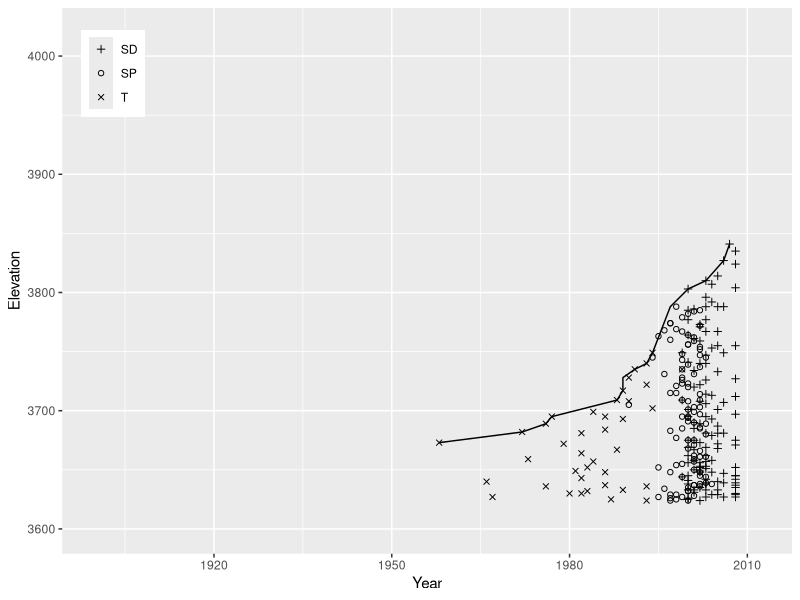
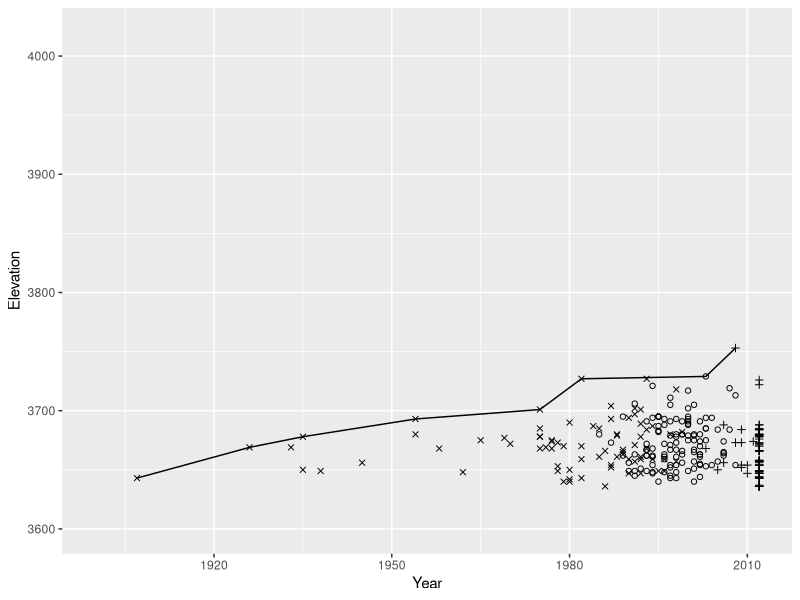
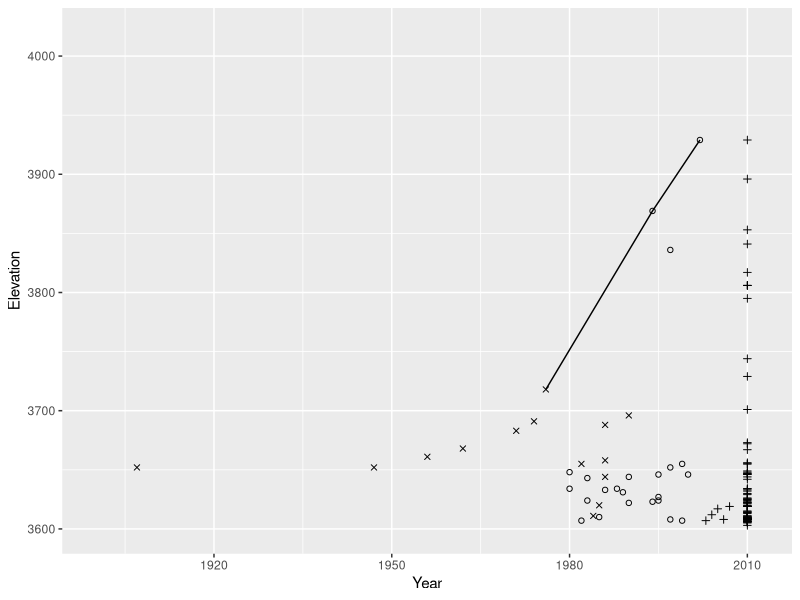
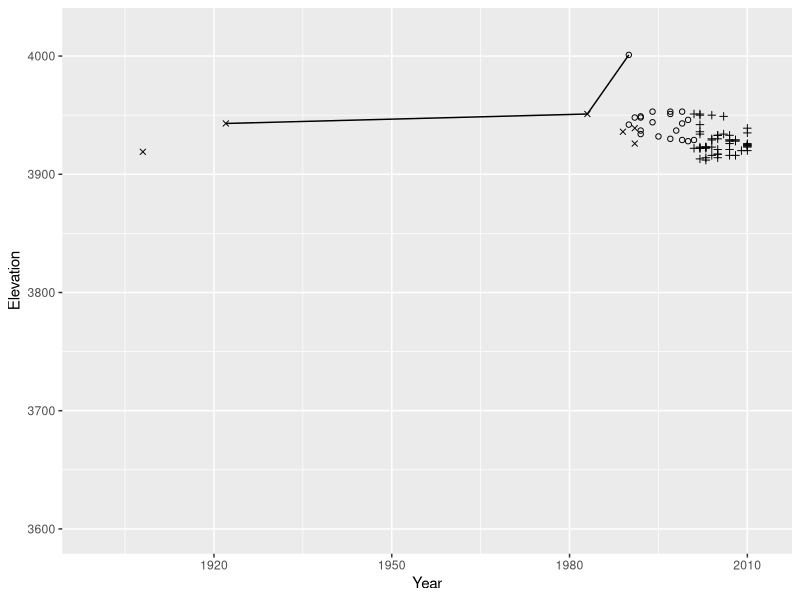
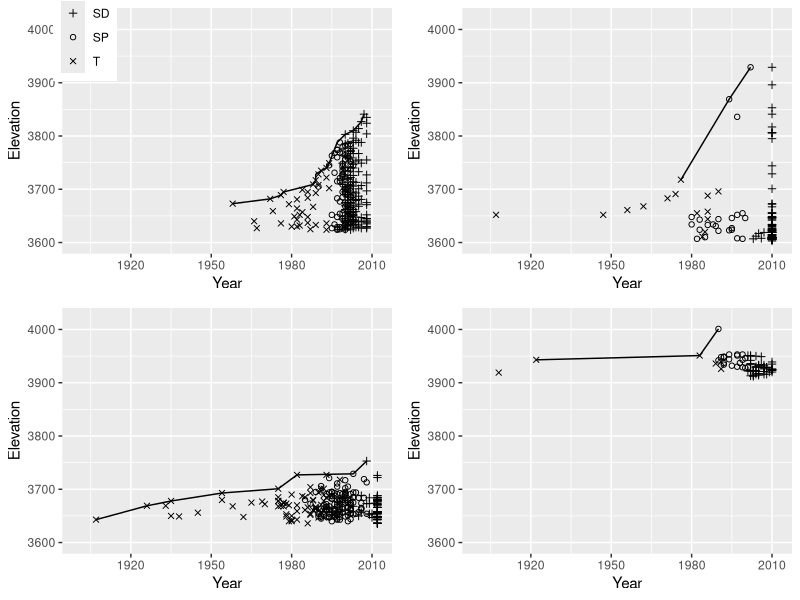

Source code (R) for these figures, in order:
## ---- chunk 1
setwd ("/Users/madanksuwal/Documents/Bio302/AbiesMS/DataFiles")
#### Figure 2. shift after 1900 ####
library(ggplot2)
## ---- chunk 2
mca1.df<-read.csv('mca1.csv', header=T, sep=',')
head(mca1.df)
climb.mca1<-read.table('climb mca1.csv',header=T,sep=',')
## ---- chunk 3
#### MCA1 plot ####
p1<- ggplot(climb.mca1, aes(year, elev1), xlim=c(1900, 2012))+
  scale_x_continuous(limits = c(1900, 2012))+
  scale_y_continuous(limits = c(3600, 4020))+
  geom_line(aes (year, elev1), climb.mca1, show.legend = FALSE)+
  geom_point(data=mca1.df,aes( year, elev, group=type, shape=as.factor(type)))+
  labs(x="Year", y="Elevation")+
  scale_shape_manual(values=c("SD"=3,"SP"=1,"T"=4)) +
  theme(legend.position = c(0.07, 0.88), legend.title=element_blank() )
print(p1)
## ---- chunk 4
#### MCA -2  plot ####
mca2.df<-read.csv('mca2.csv', header=T, sep=',')
mca2.df<- na.omit(mca2.df)
climb.mca2<-read.csv('climb mca2.csv',header=T,sep=',')
climb.mca2<- na.omit(climb.mca2)
p2<- ggplot(climb.mca2, aes(year, elev1))+
  geom_line(aes (year, elev1), climb.mca2, show.legend = FALSE)+
  scale_x_continuous(limits = c(1900, 2012))+
  scale_y_continuous(limits = c(3600, 4020))+
  geom_point(data=mca2.df,aes( year, elev, group=type, shape=as.factor(type)))+
  labs(x="Year", y="Elevation")+
  scale_shape_manual(values=c("seedling"=3,"sapling"=1,"tree"=4)) +
  theme(legend.position="none")
  #theme(legend.position = c(0.07, 0.85), legend.title=element_blank() )
print(p2)
## ---- chunk 5
#### MCA -3  plot ####
mca3.df<-read.csv('mca3.csv', header=T, sep=',')
mca3.df<-na.omit(mca3.df)
climb.mca3<-read.csv('climb mca3.csv',header=T,sep=',')
climb.mca3<-na.omit(climb.mca3)
p3<- ggplot(climb.mca3, aes(year, elev1))+
  geom_line(aes (year, elev1), climb.mca3, show.legend = FALSE)+
    scale_x_continuous(limits = c(1900, 2012))+
  scale_y_continuous(limits = c(3600, 4020))+
  geom_point(data=mca3.df,aes( year, elev, group=type, shape=as.factor(type)))+
  labs(x="Year", y="Elevation")+
  scale_shape_manual(values=c("seedling"=3,"sapling"=1,"tree"=4)) +
  theme(legend.position="none")
  #theme(legend.position = c(0.07, 0.85), legend.title=element_blank() )
print(p3)
## ---- chunk 6
#### GCA -1 plot ####
gca1.df<-read.csv('gca1.csv', header=T, sep=',')
climb.gca1<-read.csv('climb gca1.csv',header=T,sep=',')
p4<- ggplot(climb.gca1, aes(year, elev1))+
  geom_line(aes (year, elev1), climb.gca1, show.legend = FALSE)+
  scale_x_continuous(limits = c(1900, 2012))+
  scale_y_continuous(limits = c(3600, 4020))+
  geom_point(data=gca1.df,aes( year, elev, group=type, shape=as.factor(type)))+
  labs(x="Year", y="Elevation")+
  scale_shape_manual(values=c("seedling"=3,"sapling"=1,"tree"=4)) +
  theme(legend.position="none")
  #theme(legend.position = c(0.07, 0.85), legend.title=element_blank() )
print(p4)
## ---- chunk 7
### multiplot function 
# Multiple plot function
#
# ggplot objects can be passed in ..., or to plotlist (as a list of ggplot objects)
# - cols:   Number of columns in layout
# - layout: A matrix specifying the layout. If present, 'cols' is ignored.
#
# If the layout is something like matrix(c(1,2,3,3), nrow=2, byrow=TRUE),
# then plot 1 will go in the upper left, 2 will go in the upper right, and
# 3 will go all the way across the bottom.
#
multiplot <- function(..., plotlist=NULL, file, cols=1, layout=NULL) {
  library(grid)
  
  # Make a list from the ... arguments and plotlist
  plots <- c(list(...), plotlist)
  
  numPlots = length(plots)
  
  # If layout is NULL, then use 'cols' to determine layout
  if (is.null(layout)) {
    # Make the panel
    # ncol: Number of columns of plots
    # nrow: Number of rows needed, calculated from # of cols
    layout <- matrix(seq(1, cols * ceiling(numPlots/cols)),
                     ncol = cols, nrow = ceiling(numPlots/cols))
  }
  
  if (numPlots==1) {
    print(plots[[1]])
    
  } else {
    # Set up the page
    grid.newpage()
    pushViewport(viewport(layout = grid.layout(nrow(layout), ncol(layout))))
    
    # Make each plot, in the correct location
    for (i in 1:numPlots) {
      # Get the i,j matrix positions of the regions that contain this subplot
      matchidx <- as.data.frame(which(layout == i, arr.ind = TRUE))
      
      print(plots[[i]], vp = viewport(layout.pos.row = matchidx$row,
                                      layout.pos.col = matchidx$col))
    }
  }
}
## ---- chunk 8
multiplot(p1, p2, p3, p4, cols=2)
